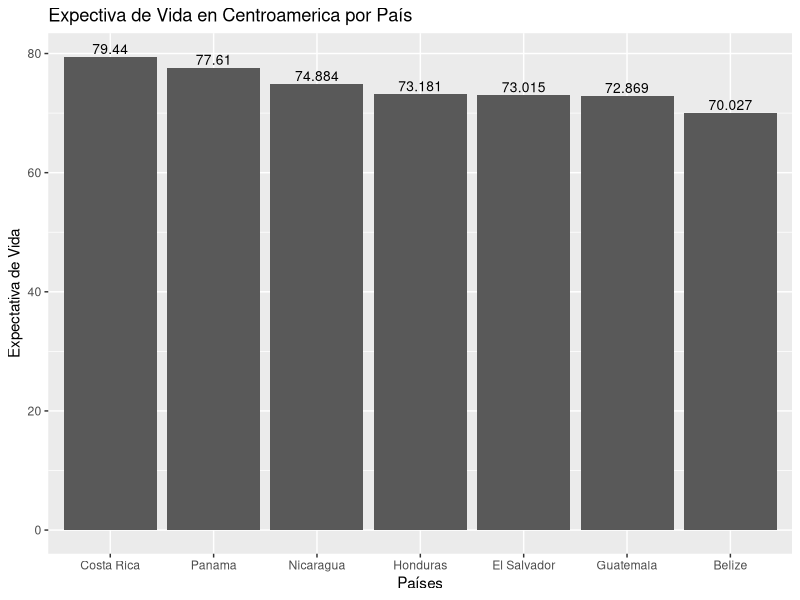
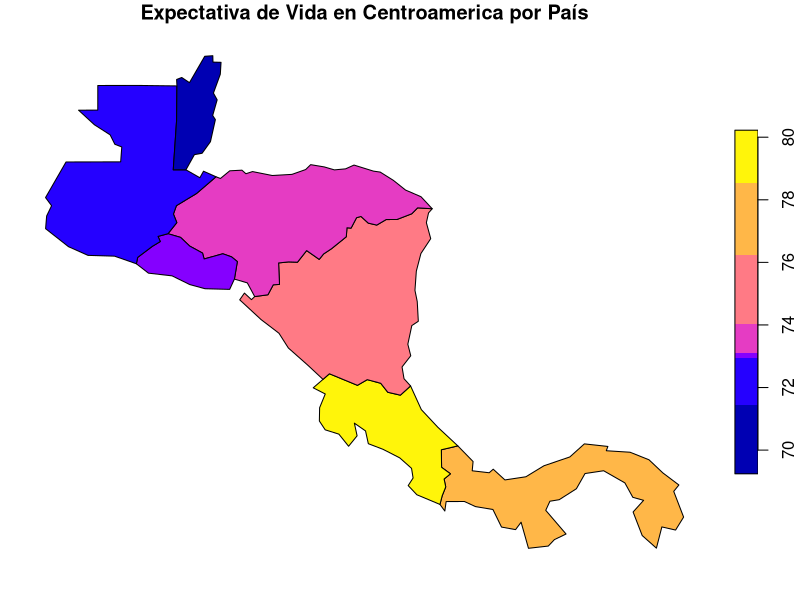
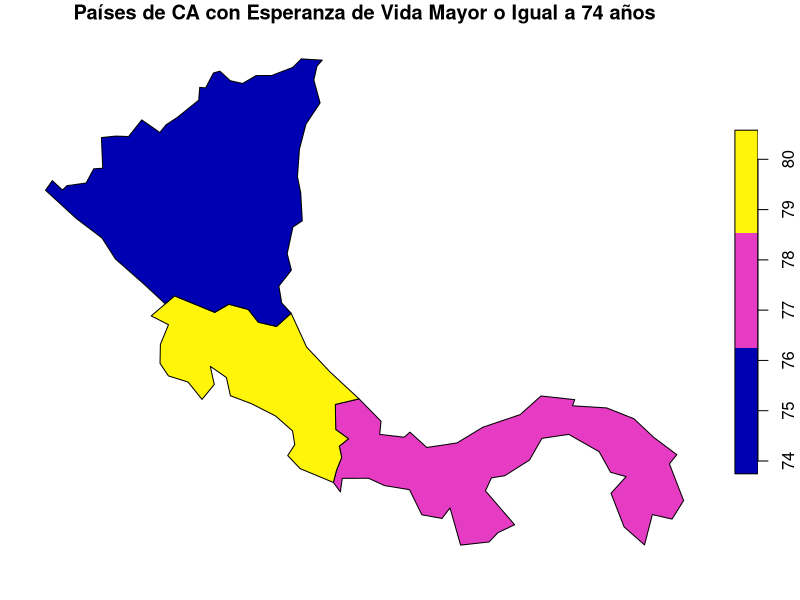

Source code (R) for these figures, in order:
## ---- chunk 1
knitr::opts_chunk$set(echo = TRUE)
## ---- chunk 2
# Paquete para generación de documentos (ej. HTML)
library(knitr)

# Paquete para formateo de tablas
library(kableExtra)

# Paquete de graficación
library(ggplot2)

# Paquete de manejo de datos geoespaciales vectoriales
library(sf)

# Paquete con conjuntos de datos geoespaciales
library(spData)
## ---- chunk 3
names(world)
## ---- chunk 4
kable(
  world[1:10, 1:5, drop = TRUE], 
  caption="Datos demográficos de los países del mundo"
)
## ---- chunk 5
kable(
  world[1:10, c("name_long","continent","pop","lifeExp","gdpPercap"), drop = TRUE], 
  col.names=c("País","Continente","Población","Esperanza de vida","Renta per cápita"),  
  caption="Datos demográficos de los países del mundo"
)
## ---- chunk 6
# Se extraen las observaciones ordenadas por orden alfabético de país
world.orden <- order(world$name_long)

# Se genera un nuevo data frame ordenado
world.ordenadoxpais <- world[world.orden,]

# Se formatea la tabla con el nuevo data frame
kable(
  world.ordenadoxpais[, c("name_long","continent","pop","lifeExp","gdpPercap"), drop = TRUE], 
  col.names=c("País","Continente","Población","Esperanza de vida","Renta per cápita"),  
  caption="Datos demográficos de los países del mundo"
) %>%
kable_styling() %>%
scroll_box(
  width = "800px", 
  height = "500px", 
  fixed_thead = TRUE
)
## ---- chunk 7
# Se extraen las observaciones correspondientes a los países de Centroamérica
centro_america = world[world$name_long == "Belize" |
                       world$name_long == "Guatemala" |
                       world$name_long == "Honduras" |
                       world$name_long == "El Salvador" |
                       world$name_long == "Nicaragua" |
                       world$name_long == "Costa Rica" |
                       world$name_long == "Panama"
                       , ]

# Se formatea la tabla con el nuevo data frame
kable(
  centro_america[, c("name_long","continent","pop","lifeExp","gdpPercap"), drop = TRUE], 
  col.names=c("País","Continente","Población","Esperanza de vida","Renta per cápita"),  
  caption="Datos demográficos de los países de Centroamérica"
) %>%
kable_styling()
## ---- chunk 8
ggplot(centro_america, aes(x=reorder(name_long, -lifeExp), y=lifeExp)) +
  ggtitle("Expectiva de Vida en Centroamerica por País") +
  xlab("Países") + 
  ylab("Expectativa de Vida") +  
  geom_col() +
  geom_text(aes(label=lifeExp), vjust=-0.3, size=3.5)
## ---- chunk 9
plot(centro_america["lifeExp"], main="Expectativa de Vida en Centroamerica por País")
## ---- chunk 10
centroamerica_muestra <- centro_america[1:3, 9]
plot(centroamerica_muestra["lifeExp"], main="Países de CA con Esperanza de Vida Mayor o Igual a 74 años")
